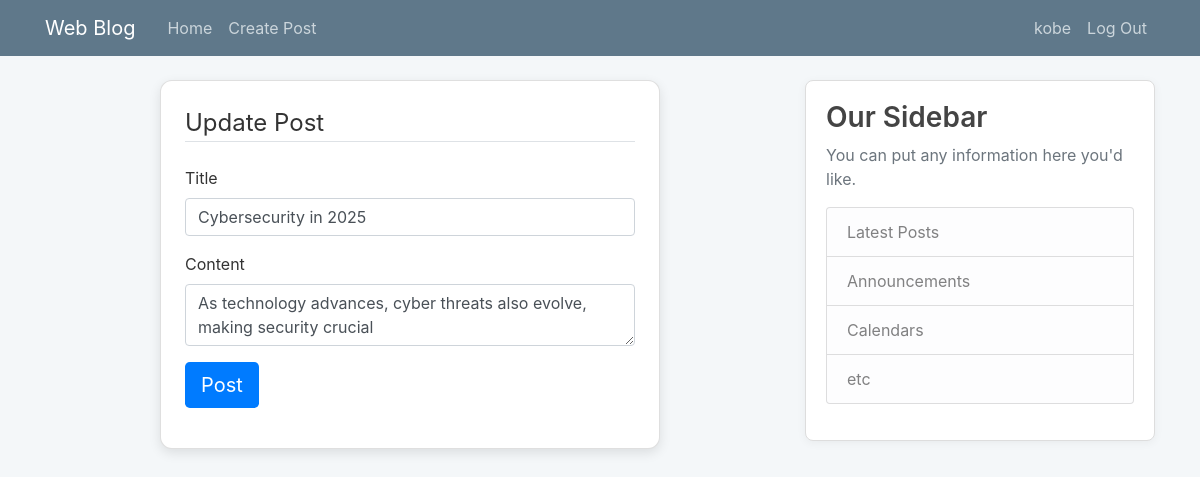
Screenshot of /post/10/update (signed in) with the database file from the repository.
### blog/models.py (models this page shows, shortened)
class User(db.Model, UserMixin):
    id = db.Column(db.Integer, primary_key=True)
    username = db.Column(db.String(length=20), unique=True, nullable=False)
    email = db.Column(db.String(length=120), unique=True, nullable=False)
    image_file = db.Column(db.String(20), nullable=False, default='default.jpg')
    password = db.Column(db.String(60), nullable=True)
    posts = db.relationship('Post', backref='author', lazy=True)

class Post(db.Model):
    id = db.Column(db.Integer, primary_key=True)
    title = db.Column(db.String(length=100), nullable=False)
    date_posted = db.Column(db.DateTime, nullable=False, default=datetime.utcnow)
    content = db.Column(db.Text, nullable=False)
    user_id = db.Column(db.Integer, db.ForeignKey('user.id'), nullable=False)

### blog/posts/routes.py (the view)
@posts.route('/post/<int:post_id>/update', methods=['POST','GET'])
@login_required
def updatePost_page(post_id):
    post = Post.query.get_or_404(post_id)
    if post.author != current_user:
        abort(403)
    update_form = PostForm()
    if update_form.validate_on_submit():
        post.title = update_form.title.data
        post.content = update_form.content.data
        db.session.commit()
        flash("Your post has updated!", category="success")
        return redirect(url_for('posts.post_page', post_id=post.id))
    elif request.method == "GET":
        update_form.title.data = post.title
        update_form.content.data = post.content
    return render_template('create_post.html', title="Update Post", post_form=update_form, legend='Update Post')

### blog/posts/forms.py
class PostForm(FlaskForm):
    title = StringField(label='Title', validators=[DataRequired()])
    content = TextAreaField(label='Content', validators=[DataRequired()])
    submit = SubmitField(label="Post")

### blog/models.py (called while the page is built)
@login_manager.user_loader
def load_user(user_id):
    return User.query.get(int(user_id))

### blog/templates/create_post.html (shortened to what this page needs)
{% extends 'base.html' %}
{% block content %}
<div class="container">
    <div class="card shadow-sm p-4">
        <form method="POST" action="">
            <fieldset class="form-group">
                <legend class="border-bottom mb-4">{{ legend }}</legend>
                <div class="mb-3">
                    {{ post_form.title.label(class="form-label") }}
                    {{ post_form.title(class="form-control" + (" is-invalid" if post_form.title.errors else ""), placeholder="Enter your post title") }}
                </div>
                <div class="mb-3">
                    {{ post_form.content.label(class="form-label") }}
                    {{ post_form.content(class="form-control" + (" is-invalid" if post_form.content.errors else ""), placeholder="Enter your content") }}
                </div>
                <div class="d-grid">
                    {{ post_form.submit(class="btn btn-primary btn-lg") }}
                </div>
            </fieldset>
        </form>
    </div>
</div>
{% endblock %}

### blog/templates/base.html (shortened to what this page needs)
<!DOCTYPE html>
<html>
<head>
    <link rel="stylesheet" href="https://maxcdn.bootstrapcdn.com/bootstrap/4.0.0/css/bootstrap.min.css">
    <link rel="stylesheet" type="text/css" href="{{ url_for('static', filename='main.css') }}">
</head>
<body>
    <header class="site-header">
      <nav class="navbar navbar-expand-md navbar-dark bg-steel fixed-top">
        <div class="container">
          <a class="navbar-brand mr-4" href="{{ url_for('main.home_page') }}">Web Blog</a>
          <div class="collapse navbar-collapse" id="navbarToggle">
            <div class="navbar-nav mr-auto">
              {% if current_user.is_authenticated %}
                <a class="nav-item nav-link" href="{{ url_for('main.home_page') }}">Home</a>
                <a class="nav-item nav-link" href="{{ url_for('posts.createPost_page') }}">Create Post</a>
              {% else %}
                <a class="nav-item nav-link" href="{{ url_for('main.home_page') }}">Home</a>
                <a class="nav-item nav-link" href="{{ url_for('posts.createPost_page') }}">Create Post</a>
                <a class="nav-item nav-link" href="{{ url_for('main.about_page') }}">About</a>
              {% endif %}
            </div>
            <div class="navbar-nav">
              {% if current_user.is_authenticated %}
                <a class="nav-item nav-link" href="{{ url_for('users.account_page') }}">{{ current_user.username }}</a>
                <a class="nav-item nav-link" href="{{ url_for('users.logout_page') }}">Log Out</a>
              {% else %}
                <a class="nav-item nav-link" href="{{ url_for('users.login_page') }}">Login</a>
                <a class="nav-item nav-link" href="{{ url_for('users.register_page') }}">Register</a>
              {% endif %}
            </div>
          </div>
        </div>
      </nav>
    </header>
    <main role="main" class="container">
      <div class="row">
        <div class="col-md-8">
          {% block content %}{% endblock %}
        </div>
        <div class="col-md-4">
          <div class="content-section">
            <h3>Our Sidebar</h3>
            <p class='text-muted'>You can put any information here you'd like.
              <ul class="list-group">
                <li class="list-group-item list-group-item-light">Latest Posts</li>
                <li class="list-group-item list-group-item-light">Announcements</li>
                <li class="list-group-item list-group-item-light">Calendars</li>
                <li class="list-group-item list-group-item-light">etc</li>
              </ul>
            </p>
          </div>
        </div>
      </div>
    </main>
</body>
</html>

### blog/static/main.css (style rules this page uses)
body { background: #f4f7f9; color: #333333; margin-top: 5rem; font-family: 'Inter', sans-serif; }
h1, h2, h3, h4, h5, h6 { color: #444444; font-weight: 600; }
.bg-steel { background-color: #5f788a; }
.site-header .navbar-nav .nav-link { color: #cbd5db; transition: color 0.3s ease-in-out; }
.content-section { background: #ffffff; padding: 20px; border: 1px solid #dddddd; border-radius: 8px; margin-bottom: 20px; box-shadow: 0px 2px 10px rgba(0, 0, 0, 0.05); }
.card { max-width: 500px; margin: auto; background: #ffffff; border-radius: 12px; box-shadow: 0px 4px 12px rgba(0, 0, 0, 0.1); padding: 20px; transition: all 0.3s ease-in-out; }
.btn-primary { background-color: #007bff; border: none; transition: background 0.3s ease-in-out; }

### rows the page displays
User: username "kobe"
Post: title "Cybersecurity in 2025", content "As technology advances, cyber threats also evolve, making security crucial"

### other values shown
{{ legend }} "Update Post"
{{ post_form.title.label(class="form-label") }} "Title"
{{ post_form.content.label(class="form-label") }} "Content"
